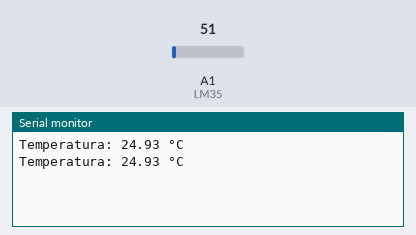
A sketch run on a simulated Arduino Uno, built with avr-gcc and run on an emulated ATmega328P. Shown: the last lines printed to the serial monitor. The inputs (shaded band) are chosen by the test bench; at power-on: A1 (LM35) = 51.

Above: at 1.8 s.
1.9 s: A1 (LM35) set to 61
At 2.6 s:
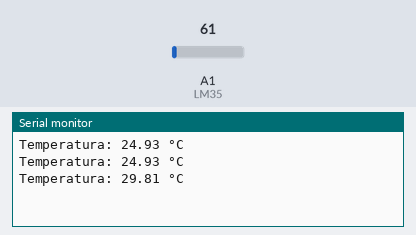
3.4 s: A1 (LM35) set to 71
At 4.8 s:
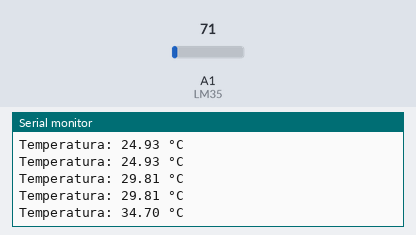
Timing chart, 0 to 6.4 s (numbered marks = the images above; inputs shaded):
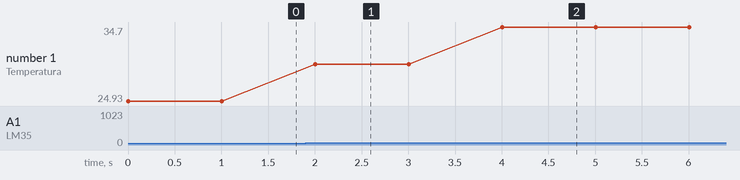

Measured:
- after the input at 1.9 s, the serial monitor: prints a new line after 0.10 s (image 1)
- after the input at 3.4 s, the serial monitor: prints a new line after 0.60 s (image 2)
- plotted number 1: 24.93 → 29.81 after the input at 1.9 s, 29.81 → 34.7 after the input at 3.4 s

The sketch:

4_Sensor_temperatura_LM35.ino
```cpp
#define LM35 A1  // Pin analógico donde está conectado el sensor
#define ledRojo 7

void setup() {
  Serial.begin(9600);  // Inicia la comunicación serie
  pinMode(LM35,INPUT);
  pinMode(ledRojo,INPUT);
}

void loop() {
  float valorAnalogico = float(analogRead(LM35));  // Leer valor del sensor
  float temperatura = (valorAnalogico * 5.0 ) / 1023.0;  // Conversión a grados Celsius
  float temperaturaFinal = temperatura/0.010;

  //Serial.print(valorAnalogico);
  Serial.print("Temperatura: ");
  Serial.print(temperaturaFinal);
  Serial.println(" °C");

  if(temperaturaFinal<30){
    digitalWrite(ledRojo,HIGH);
  }else{
    digitalWrite(ledRojo,LOW);
  }

  delay(1000);  // Espera 1 segundo antes de la próxima lectura
}
```
